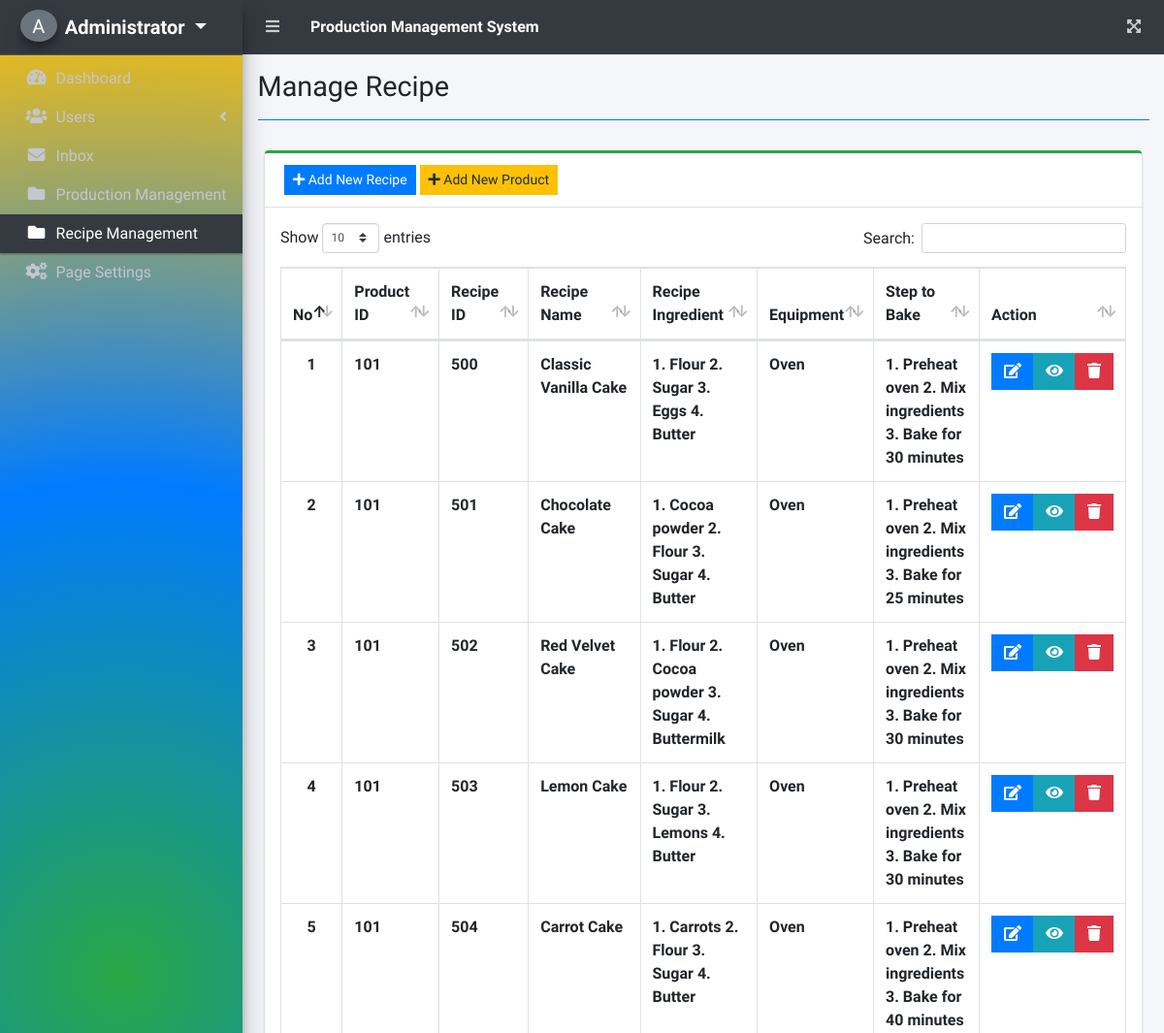
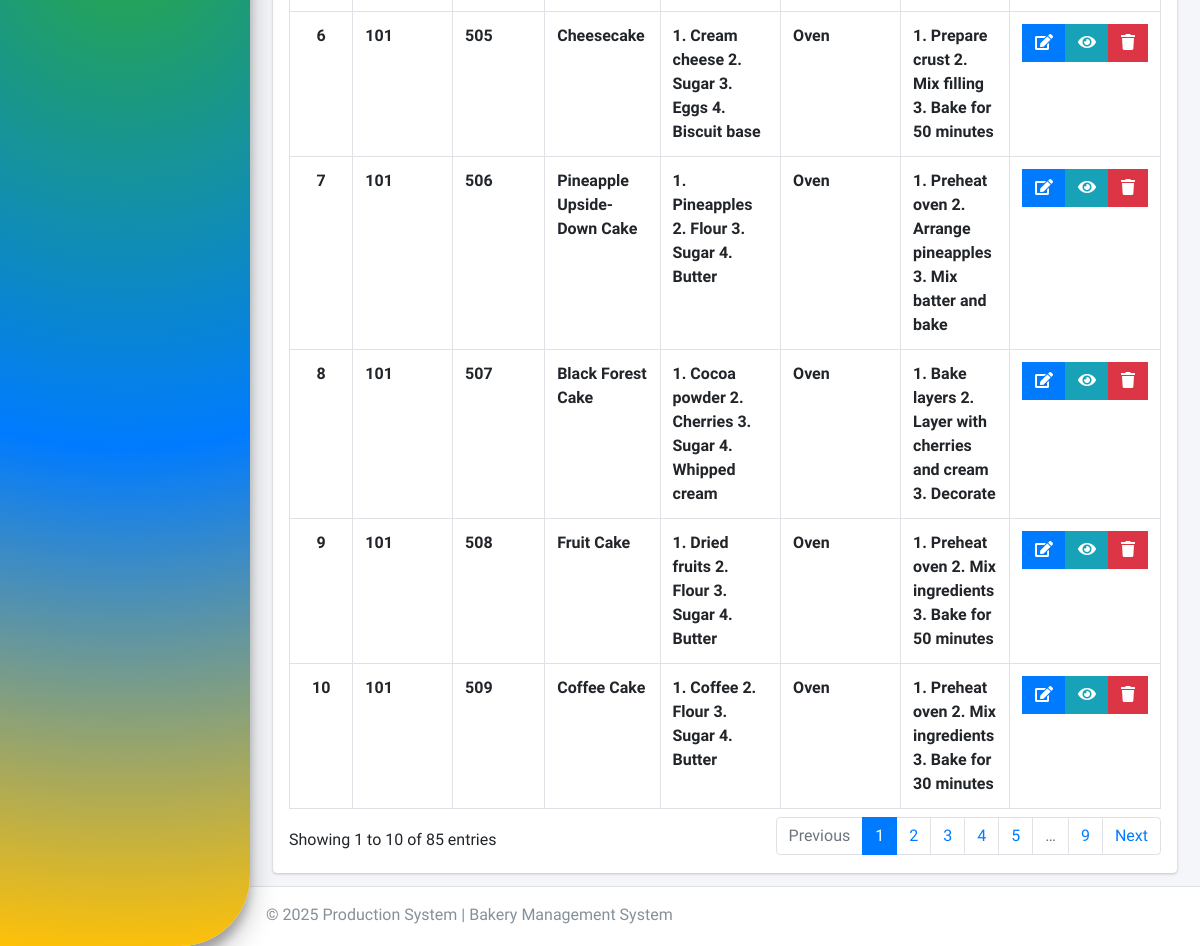
The page /index.php?page=manage_recipe (signed in) on the database its author committed (2 pictures, top to bottom).
### tables this page shows
CREATE TABLE `receipe` (
  `recipe_id` int(11) NOT NULL,
  `recipe_name` text NOT NULL,
  `recipe_ing` text NOT NULL,
  `recipe_step` text NOT NULL,
  `equipment` text NOT NULL,
  `product_id` int(10) NOT NULL
);

### manage_recipe.php (the view, shortened to what this page needs)
<?php include'db_connect.php' ?>
<div class="col-lg-12">
    <div class="card card-outline card-success">
        <div class="card-header">
            <a class="btn btn-sm btn-primary btn-flat" href="./index.php?page=new_recipe"><i class="fa fa-plus"></i> Add New Recipe</a>
            <a class="btn btn-sm btn-warning btn-flat" href="./index.php?page=new_product"><i class="fa fa-plus"></i> Add New Product</a>
        </div>
        <div class="card-body p-3">
            <div class="table-responsive">
                <table class="table table-hover table-bordered" id="list">
                    <thead>
                        <tr>
                            <th class="text-center">No</th>
                            <th>Product ID</th>
                            <th>Recipe ID</th>
                            <th>Recipe Name</th>
                            <th>Recipe Ingredient</th>
                            <th>Equipment</th>
                            <th>Step to Bake</th>
                            <th>Action</th>
                        </tr>
                    </thead>
                    <tbody>
                        <?php
                        $i = 1;
                        $qry = $conn->query("SELECT * FROM receipe");
                        while ($row = $qry->fetch_assoc()) : ?>
                            <tr>
                                <th class="text-center"><?php echo $i++; ?></th>
                                <td><b><?php echo $row['product_id']; ?></b></td>
                                <td><b><?php echo $row['recipe_id']; ?></b></td>
                                <td><b><?php echo $row['recipe_name']; ?></b></td>
                                <td><b><?php echo $row['recipe_ing']; ?></b></td>
                                <td><b><?php echo $row['equipment']; ?></b></td>
                                <td><b><?php echo $row['recipe_step']; ?></b></td>
                                <td class='text-center'>
                                    <div class='btn-group'>
                                        <a href='./index.php?page=edit_recipe&id=<?php echo $row['recipe_id']; ?>' class='btn btn-primary btn-flat' title='Edit Recipe'>
                                            <i class='fas fa-edit'></i>
                                        </a>
                                        <a href='./index.php?page=view_recipe&id=<?php echo $row['recipe_id']; ?>' class='btn btn-info btn-flat' title='View Recipe'>
                                            <i class='fas fa-eye'></i>
                                        </a>
                                        <button type='button' class='btn btn-danger btn-flat delete_survey' data-id='<?php echo $row['recipe_id']; ?>' title='Delete Recipe'>
                                            <i class='fas fa-trash'></i>
                                        </button>
                                    </div>
                                </td>
                            </tr>
                        <?php endwhile; ?>
                    </tbody>
                </table>
            </div>
        </div>
    </div>
</div>

### rows shown on the page
receipe: product "101", recipe_id "500", recipe_name "Classic Vanilla Cake", recipe_ing "1. Flour 2. Sugar 3. Eggs 4. Butter", equipment "Oven", recipe_step "1. Preheat oven 2. Mix ingredients 3. Bake for 30 minutes"
receipe: product "101", recipe_id "501", recipe_name "Chocolate Cake", recipe_ing "1. Cocoa powder 2. Flour 3. Sugar 4. Butter", equipment "Oven", recipe_step "1. Preheat oven 2. Mix ingredients 3. Bake for 25 minutes"
receipe: product "101", recipe_id "502", recipe_name "Red Velvet Cake", recipe_ing "1. Flour 2. Cocoa powder 3. Sugar 4. Buttermilk", equipment "Oven", recipe_step "1. Preheat oven 2. Mix ingredients 3. Bake for 30 minutes"
receipe: product "101", recipe_id "503", recipe_name "Lemon Cake", recipe_ing "1. Flour 2. Sugar 3. Lemons 4. Butter", equipment "Oven", recipe_step "1. Preheat oven 2. Mix ingredients 3. Bake for 30 minutes"
receipe: product "101", recipe_id "504", recipe_name "Carrot Cake", recipe_ing "1. Carrots 2. Flour 3. Sugar 4. Butter", equipment "Oven", recipe_step "1. Preheat oven 2. Mix ingredients 3. Bake for 40 minutes"
receipe: product "101", recipe_id "505", recipe_name "Cheesecake", recipe_ing "1. Cream cheese 2. Sugar 3. Eggs 4. Biscuit base", equipment "Oven", recipe_step "1. Prepare crust 2. Mix filling 3. Bake for 50 minutes"
receipe: product "101", recipe_id "506", recipe_name "Pineapple Upside-Down Cake", recipe_ing "1. Pineapples 2. Flour 3. Sugar 4. Butter", equipment "Oven", recipe_step "1. Preheat oven 2. Arrange pineapples 3. Mix batter and bake"
receipe: product "101", recipe_id "507", recipe_name "Black Forest Cake", recipe_ing "1. Cocoa powder 2. Cherries 3. Sugar 4. Whipped cream", equipment "Oven", recipe_step "1. Bake layers 2. Layer with cherries and cream 3. Decorate"
receipe: product "101", recipe_id "508", recipe_name "Fruit Cake", recipe_ing "1. Dried fruits 2. Flour 3. Sugar 4. Butter", equipment "Oven", recipe_step "1. Preheat oven 2. Mix ingredients 3. Bake for 50 minutes"
receipe: product "101", recipe_id "509", recipe_name "Coffee Cake", recipe_ing "1. Coffee 2. Flour 3. Sugar 4. Butter", equipment "Oven", recipe_step "1. Preheat oven 2. Mix ingredients 3. Bake for 30 minutes"

### other values the page prints
substr($_SESSION['login_fullname'], 0,1) "A"
$_SESSION['login_fullname'] "Administrator"
$title "Manage Recipe"
